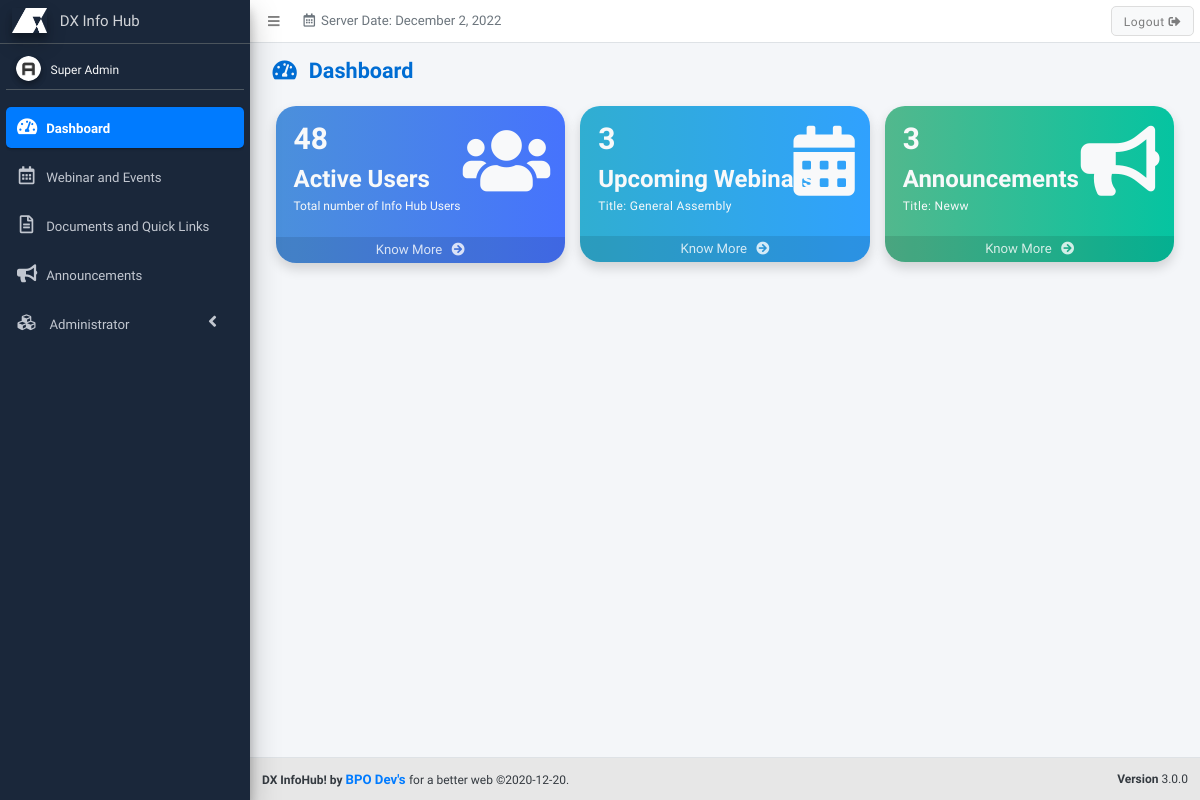
Before: /dashboard (signed in) with the older database file.
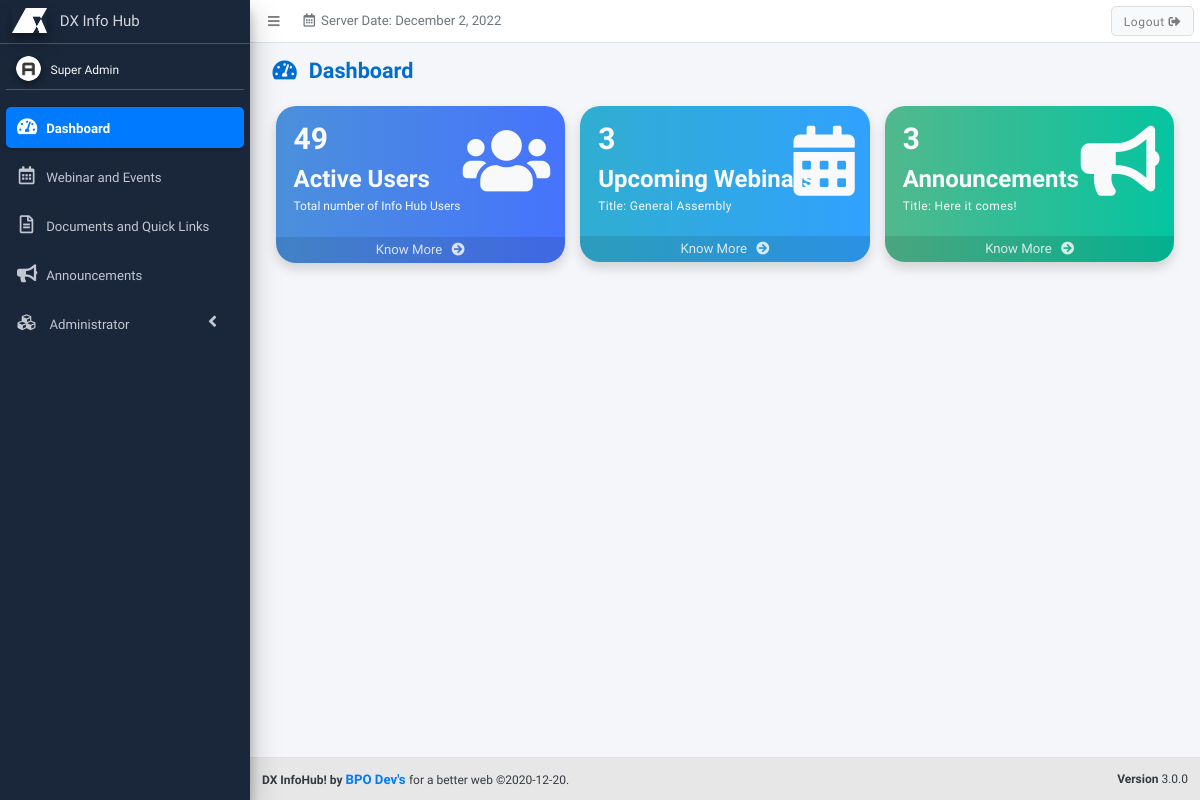
After: the same page with the newer database file.
### tables this page shows
CREATE TABLE `webinarandevents` (
  `id` int(255) UNSIGNED NOT NULL,
  `user_id` int(255) NOT NULL,
  `webinar_host` varchar(255) NOT NULL DEFAULT '',
  `webinar_speaker` varchar(255) NOT NULL,
  `webinar_title` varchar(255) NOT NULL DEFAULT '',
  `webinar_img` varchar(255) NOT NULL DEFAULT '',
  `webinar_description` text NOT NULL,
  `date_set` varchar(255) NOT NULL DEFAULT '',
  `month_set` varchar(255) NOT NULL DEFAULT '',
  `date_created` varchar(255) NOT NULL DEFAULT '',
  `date_edited` varchar(255) NOT NULL DEFAULT '',
  `webinar_status` int(1) NOT NULL DEFAULT 0,
  `temp_del` int(11) NOT NULL DEFAULT 0,
  `timestamp` timestamp NOT NULL DEFAULT current_timestamp() ON UPDATE current_timestamp()
);

CREATE TABLE `announcements` (
  `id` int(255) UNSIGNED NOT NULL,
  `user_id` int(255) NOT NULL,
  `announcements_title` varchar(255) NOT NULL DEFAULT '',
  `announcements_details` text NOT NULL,
  `announcements_img` varchar(255) NOT NULL,
  `announcements_count` int(1) NOT NULL DEFAULT 0,
  `date_edit` varchar(255) NOT NULL,
  `date_created` varchar(255) DEFAULT NULL,
  `announcements_status` int(255) NOT NULL DEFAULT 0,
  `temp_del` int(11) NOT NULL DEFAULT 0,
  `timestamp` timestamp NOT NULL DEFAULT current_timestamp() ON UPDATE current_timestamp()
);

### includes/functions.php (called while the page is built, shortened)
<?php
function checkSession() {
	$r = 0;
	if(isset($_SESSION['sys_id'])) {
		$r = 1;
	}
	return $r;
}
function checkPermission($permission) {
	$r = 0;
	if(in_array($permission,$_SESSION['sys_permissions'])) {
		$r = 1;
	}
	return $r;
}
?>

### pages/dashboard/index.php (the view, shortened to what the changed rows need)
<?php
require($_SERVER['DOCUMENT_ROOT'].'/includes/config.php');
if(checkSession()) {
?>
<!DOCTYPE html>
<html>
<head>
	<link rel="stylesheet" href="assets/css/dashboard.css">
	<?php require($_SERVER['DOCUMENT_ROOT'].'/includes/common/links.php'); ?>
</head>
<body class="hold-transition sidebar-mini layout-fixed">
	<div class="wrapper">
		<?php
		require($_SERVER['DOCUMENT_ROOT'].'/includes/common/child-header.php');
		require($_SERVER['DOCUMENT_ROOT'].'/includes/common/child-sidebar.php');
		?>
		<div class="content-wrapper">
			<section class="content-header">
				<div class="container-fluid">
					<div class="row">
						<div class="col-sm-6 col-12">
							<h1><i class="fa fa-tachometer-alt mr-3"></i>Dashboard</h1>
						</div>
					</div>
				</div>
			</section>
			<section class="content m-3">
				<div class="container-fluid">
					<div class="row">
						<div class="col-lg-4 col-4">
							<?php
								$sql = $pdo->prepare("SELECT user_id, user_status FROM users WHERE user_status = 0");
								$sql->execute();
								$active_users = $sql->rowCount();
							?>
							<div class="small-box shadow dash-cardbox user-cardbox text-light">
								<div class="inner pl-4 mb-3">
									<span class="dash-number"><?php echo number_format($active_users,0,'.',','); ?></span><br>
									<?php
									if ($active_users > 1) {
										echo '<span class="dash-title">Active Users</span><br>';
									}else{
										echo '<span class="dash-title">Active User</span><br>';
									}
									?>
									<span class="dash-desc"><?php echo "Total number of Info Hub Users"; ?></span>
								</div>
								<div class="icon text-light">
									<i class="fa fa-users"></i>
								</div>
								<?php if(checkPermission('users')) { ?>
									<a href="/users" class="small-box-footer footer-cardbox">
									Know More <i class="fas fa-arrow-circle-right ml-2"></i>
									</a>
								<?php } ?>
							</div>
						</div>
						<div class="col-lg-4 col-4">
							<?php
							$sql = $pdo->prepare("SELECT id, webinar_title, webinar_status FROM webinarandevents WHERE webinar_status = 0 ORDER BY date_set DESC LIMIT 1");
							$sql->execute();
							while($data = $sql->fetch(PDO::FETCH_ASSOC)) {
								$count =  $pdo->prepare("SELECT id, webinar_status FROM webinarandevents WHERE webinar_status = 0 AND date_set > NOW()");
								$count->execute();
								$active_webinars = $count->rowCount();
								echo '<div class="small-box shadow dash-cardbox webinar-cardbox">
										<div class="inner pl-4 mb-2 text-light">';
								echo '<span class="dash-number">';
								echo number_format($active_webinars,0,'.',',');
								echo '</span><br>';
								if ($active_webinars > 1) {
									echo '<span class="dash-title">Upcoming Webinars</span><br>';
									echo '<div class="dash-desc w-75">
									<span class="text-truncate"> ';
									echo 'Title: '. $data['webinar_title'] ;
									echo '</span>
									</div>';
								}else if ($active_webinars == 1) {
									echo '<span class="dash-title">Upcoming Webinar</span><br>';
									echo '<div class="dash-desc w-75">
									<span class="text-truncate"> ';
									echo 'Title: '. $data['webinar_title'] ;
									echo '</span>
									</div>';
								}
							}?>
								</div>
								<div class="icon text-light">
									<i class="fas fa-calendar-alt"></i>
								</div>
								<?php if(checkPermission('webinar-and-events')) { ?>
									<a href="/webinarandevents" class="small-box-footer footer-cardbox">
									Know More <i class="fas fa-arrow-circle-right ml-2"></i>
									</a>
								<?php }?>
							</div>
						</div>
						<div class="col-lg-4 col-4">
							<?php
								$sql = $pdo->prepare("SELECT id, announcements_title, announcements_status FROM announcements WHERE announcements_status = 0  ORDER BY id DESC LIMIT 1 ");
								$sql->execute();
								while($data = $sql->fetch(PDO::FETCH_ASSOC)) {
									$count =  $pdo->prepare("SELECT id, announcements_status FROM announcements WHERE announcements_status = 0");
									$count->execute();
									$active_announcements = $count->rowCount();
							?>
							<div class="small-box shadow dash-cardbox announcement-cardbox text-light">
								<div class="inner pl-4 mb-2">
									<span class="dash-number"><?php echo number_format($active_announcements,0,'.',','); ?></span><br>
									<?php
									if ($active_announcements > 1) {
										echo '<span class="dash-title">Announcements</span><br>';
									}else{
										echo '<span class="dash-title">Announcement</span><br>';
									}
									?>
									<div class="dash-desc w-75">
										<span class="text-truncate">Title: <?php echo $data['announcements_title']; ?></span>
									</div>
								</div>
								<div class="icon  text-light">
									<i class="fa fa-bullhorn"></i>
								</div>
								<?php if(checkPermission('users')) { ?>
									<a href="/announcements" class="small-box-footer footer-cardbox">
									Know More <i class="fas fa-arrow-circle-right ml-2"></i>
									</a>
								<?php } } ?>
							</div>
						</div>
					</div>
				</div>
			</section>
		</div>
		<?php require($_SERVER['DOCUMENT_ROOT'].'/includes/common/child-footer.php'); ?>
	</div>
</body>
</html>
<?php
} else {
	$_SESSION['sys_login_err'] = renderLang($login_msg_err_4);
	header('location: /login');
}
?>

Changed rows visible on the page:
no longer on this page (row edited): announcements: active_announcements "3", announcements_title "Neww"
added announcements: active_announcements "3", announcements_title "Here it comes!"
Other visible differences:
$active_users: "48" → "49"
